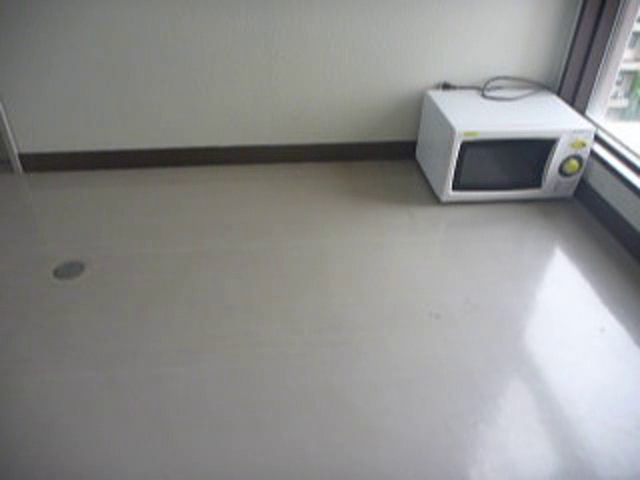
#> input picture frame 45 of report4/movies/testmovie1.avi, 640 x 480 px
$ python exec6.py
#> lines starting #> are read from the running program, lines starting #| are printed output that depends on the picture; after the words box and inside, x2 and y2 are one past the last pixel; in counts of white or black regions, pixels touching at a corner belong together
#> further down, frame is the input picture: shape (480, 640, 3); mean B, G, R 140.3, 141.3, 141.1
import numpy as np
import cv2
from matplotlib import pyplot as plt

## 画像から輪郭を検出する関数
def contours(img):
    # グレースケール化
    img_gray = cv2.cvtColor(img, cv2.COLOR_BGR2GRAY)
    # 二値化
    ret, img_binary = cv2.threshold(img_gray,
                                    # 二値化のための閾値60(調整要)
                                    60, 255,
                                    cv2.THRESH_BINARY)
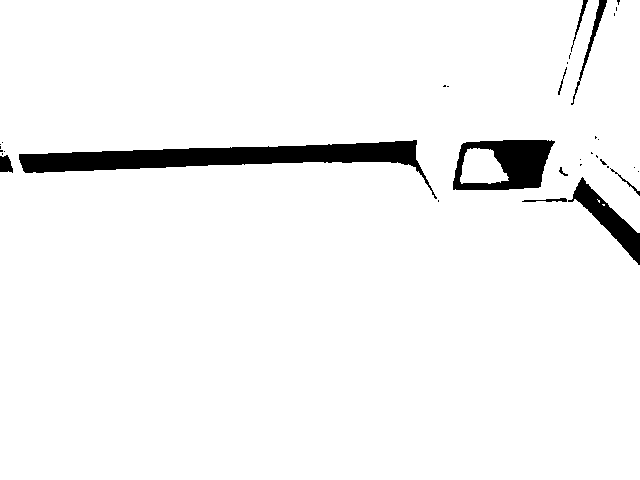
#> img_binary: shape (480, 640); 95.7% white; 34 black regions (24 under 20 px)
    # 輪郭検出
    contour_list, hierarchy = cv2.findContours(img_binary,
                                           # すべての輪郭を抽出し、階層構造を無視してリストにする
                                           cv2.RETR_LIST,
                                           cv2.CHAIN_APPROX_SIMPLE)
#> contour_list = 36 contours, 26 with area under 20; largest, box (x1, y1, x2, y2) and area: (0, 0, 640, 480) 303371, (18, 139, 438, 200) 7839, (452, 139, 556, 191) 4464, (460, 148, 509, 184) 1214, (521, 197, 568, 203) 143
    # 輪郭情報をndarrayに変換
    contours_array = [np.array(contour) for contour in contour_list]
#> contours_array has the same summary as contour_list
    # 輪郭のx方向平均値を算出
    x = np.mean(contours_array[0].T[0, 0])
#> x = 603.2
    # 輪郭のy方向平均値を算出
    y = np.mean(contours_array[0].T[1, 0])
#> y = 204.5
    return x, y

# 動画ファイルの読み込み
movie = cv2.VideoCapture('./../movies/testmovie1.avi')

# 動画ファイル保存用の設定
fps = int(movie.get(cv2.CAP_PROP_FPS))             # 動画のFPSを取得
w = int(movie.get(cv2.CAP_PROP_FRAME_WIDTH))       # 動画の横幅を取得
h = int(movie.get(cv2.CAP_PROP_FRAME_HEIGHT))      # 動画の縦幅を取得
fourcc = cv2.VideoWriter_fourcc('m', 'p', '4', 'v')# 動画保存時のfourcc設定（mp4用）
# 動画の仕様（ファイル名、fourcc, FPS, サイズ, カラー）
video = cv2.VideoWriter(
                        './../output_movies/tracking_video.mp4',
                        fourcc, fps, (w, h), True
                        )

# ファイルからフレームを1枚ずつ取得して動画処理後に保存する
x_list = []
y_list = []
while True:
    ret, frame = movie.read()                      # フレームを取得

    # フレームが取得できない場合はループを抜ける
    if not ret:
        break

    x, y = contours(frame)                         # 輪郭検出から物体中心を算出
#> x = 603.2; y = 204.5

    # 検出された位置に矢印を描画
    start_point = (int(x)+30, int(y)+30)  # 矢印の始点
#> start_point = (633, 234)
    end_point = (int(x) + 0, int(y) + 0)  # 矢印の終点 (例：始点から右下に50ピクセル)
#> end_point = (603, 204)
    arrow_color = (0, 255, 0)  # 矢印の色 (緑)
    thickness = 3  # 矢印の太さ

    # 検出された位置にテキストを描画
    font = cv2.FONT_HERSHEY_SIMPLEX  # フォントの種類
    text_position = (int(x)+40, int(y)+45) # テキストを表示する位置
#> text_position = (643, 249)
    font_scale = 1                   # フォントサイズ
    font_color = (0, 255, 0)         # フォントの色 (緑)
    line_type = 2                    # 線の太さ


    frame = cv2.arrowedLine(frame, start_point, end_point, arrow_color, thickness)
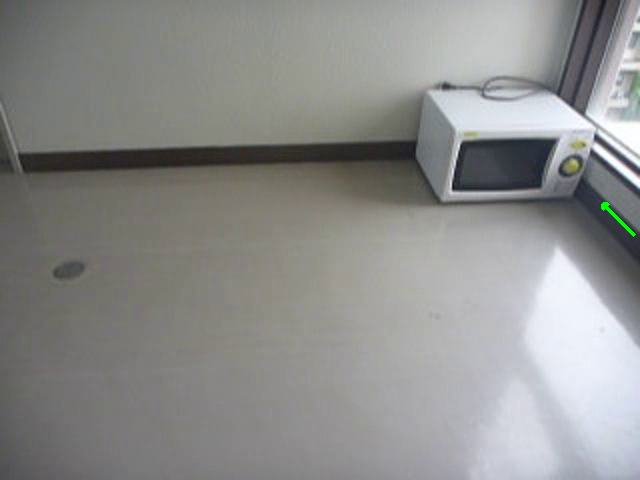
#> frame: shape (480, 640, 3); 0.06% of pixels changed, all inside (x1, y1, x2, y2) = (601, 202, 636, 237)
    frame = cv2.putText(frame, 'Object', text_position, font, font_scale, font_color, line_type)


    video.write(frame)  # 動画を保存する
    x_list.append(x)
    y_list.append(y)

# 動画オブジェクト解放
movie.release()

$ run again, starting later in the video
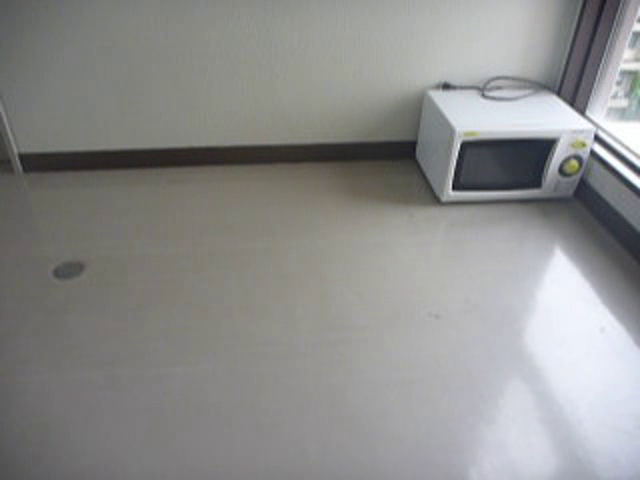
#> input picture frame 202 of report4/movies/testmovie1.avi, 640 x 480 px
#> frame is the input picture: shape (480, 640, 3); mean B, G, R 140.4, 141.4, 141.3
#> in contours, `ret, img_binary = cv2.threshold(img_gray,`:
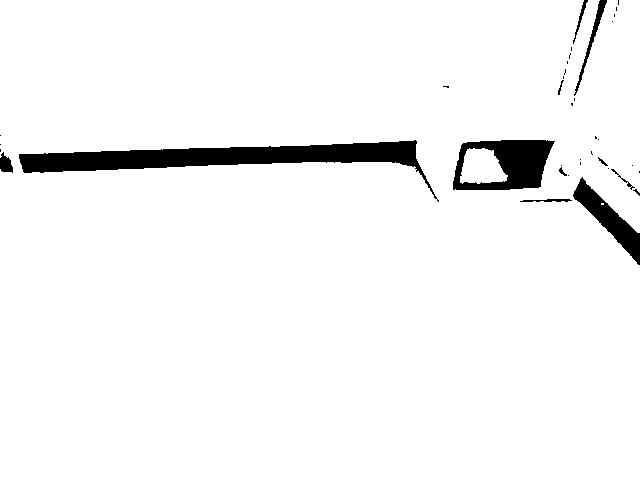
#> img_binary: shape (480, 640); 95.7% white; 37 black regions (26 under 20 px)
#> contour_list = 38 contours, 27 with area under 20; largest, box (x1, y1, x2, y2) and area: (0, 0, 640, 480) 303409, (18, 139, 438, 200) 7840, (452, 139, 556, 191) 4462, (460, 148, 508, 184) 1196, (519, 198, 573, 203) 157
#> contours_array has the same summary as contour_list
#> in contours, `x = np.mean(contours_array[0].T[0, 0])`: x = 602
#> in contours, `y = np.mean(contours_array[0].T[1, 0])`: y = 203.5
#> `x, y = contours(frame)`: x = 602; y = 203.5
#> start_point = (632, 233)
#> end_point = (602, 203)
#> text_position = (642, 248)
#> frame: shape (480, 640, 3); 0.06% of pixels changed, all inside (x1, y1, x2, y2) = (600, 201, 635, 236)

$ run again, starting later in the video
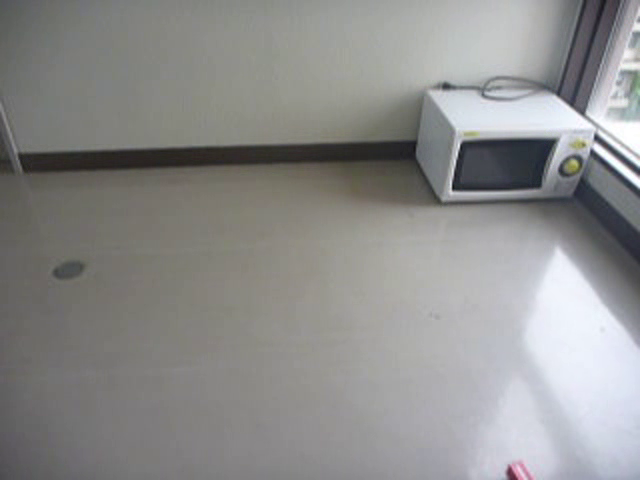
#> input picture frame 360 of report4/movies/testmovie1.avi, 640 x 480 px
#> frame is the input picture: shape (480, 640, 3); mean B, G, R 140.4, 141.3, 141.3
#> in contours, `ret, img_binary = cv2.threshold(img_gray,`:
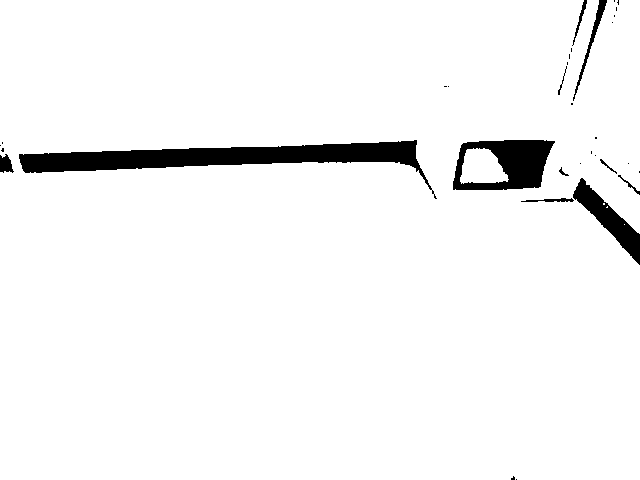
#> img_binary: shape (480, 640); 95.7% white; 33 black regions (22 under 20 px)
#> contour_list = 34 contours, 26 with area under 20; largest, box (x1, y1, x2, y2) and area: (0, 0, 640, 480) 303335, (18, 139, 433, 191) 7818, (452, 139, 556, 191) 4458, (460, 148, 509, 184) 1211, (520, 197, 575, 203) 174, (599, 158, 618, 175) 61, (558, 166, 570, 177) 42, (557, 83, 563, 96) 32
#> contours_array has the same summary as contour_list
#> in contours, `x = np.mean(contours_array[0].T[0, 0])`: x = 624
#> in contours, `y = np.mean(contours_array[0].T[1, 0])`: y = 224
#> `x, y = contours(frame)`: x = 624; y = 224
#> start_point = (654, 254)
#> end_point = (624, 224)
#> text_position = (664, 269)
#> frame: shape (480, 640, 3); 0.04% of pixels changed, all inside (x1, y1, x2, y2) = (622, 222, 640, 242)
